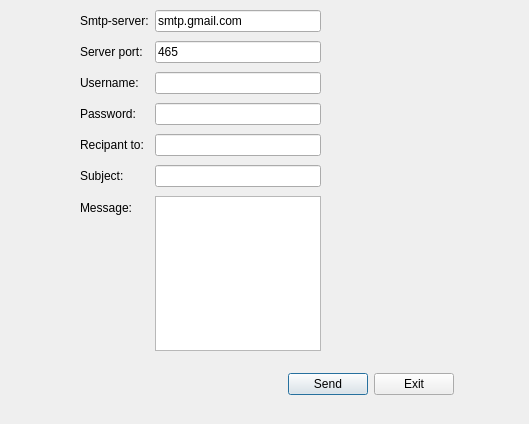
<?xml version="1.0" encoding="UTF-8"?>
<ui version="4.0">
 <class>mail</class>
 <widget class="QDialog" name="mail">
  <property name="geometry">
   <rect>
    <x>0</x>
    <y>0</y>
    <width>529</width>
    <height>424</height>
   </rect>
  </property>
  <property name="windowTitle">
   <string>Dialog</string>
  </property>
  <property name="styleSheet">
   <string notr="true">background-image: url(:/new/image/background-smh-avion.jpg);
background-image: url(:/new/image/background-smh-avion.jpg.jpg);</string>
  </property>
  <widget class="QWidget" name="layoutWidget_4">
   <property name="geometry">
    <rect>
     <x>250</x>
     <y>370</y>
     <width>204</width>
     <height>28</height>
    </rect>
   </property>
   <layout class="QHBoxLayout" name="horizontalLayout_3">
    <item>
     <spacer name="horizontalSpacer">
      <property name="orientation">
       <enum>Qt::Horizontal</enum>
      </property>
      <property name="sizeHint" stdset="0">
       <size>
        <width>40</width>
        <height>20</height>
       </size>
      </property>
     </spacer>
    </item>
    <item>
     <widget class="QPushButton" name="sendBtn">
      <property name="text">
       <string>Send</string>
      </property>
     </widget>
    </item>
    <item>
     <widget class="QPushButton" name="exitBtn">
      <property name="text">
       <string>Exit</string>
      </property>
     </widget>
    </item>
   </layout>
  </widget>
  <widget class="QWidget" name="layoutWidget_3">
   <property name="geometry">
    <rect>
     <x>80</x>
     <y>10</y>
     <width>241</width>
     <height>341</height>
    </rect>
   </property>
   <layout class="QFormLayout" name="formLayout">
    <property name="fieldGrowthPolicy">
     <enum>QFormLayout::ExpandingFieldsGrow</enum>
    </property>
    <property name="rowWrapPolicy">
     <enum>QFormLayout::WrapLongRows</enum>
    </property>
    <property name="verticalSpacing">
     <number>9</number>
    </property>
    <item row="0" column="0">
     <widget class="QLabel" name="label_28">
      <property name="text">
       <string>Smtp-server:</string>
      </property>
     </widget>
    </item>
    <item row="1" column="0">
     <widget class="QLabel" name="label_29">
      <property name="text">
       <string>Server port:</string>
      </property>
     </widget>
    </item>
    <item row="2" column="0">
     <widget class="QLabel" name="label_30">
      <property name="text">
       <string>Username:</string>
      </property>
     </widget>
    </item>
    <item row="3" column="0">
     <widget class="QLabel" name="label_31">
      <property name="text">
       <string>Password:</string>
      </property>
     </widget>
    </item>
    <item row="4" column="0">
     <widget class="QLabel" name="label_32">
      <property name="text">
       <string>Recipant to:</string>
      </property>
     </widget>
    </item>
    <item row="5" column="0">
     <widget class="QLabel" name="label_33">
      <property name="text">
       <string>Subject:</string>
      </property>
     </widget>
    </item>
    <item row="6" column="0">
     <widget class="QLabel" name="label_34">
      <property name="text">
       <string>Message:</string>
      </property>
     </widget>
    </item>
    <item row="0" column="1">
     <widget class="QLineEdit" name="server">
      <property name="text">
       <string>smtp.gmail.com</string>
      </property>
     </widget>
    </item>
    <item row="1" column="1">
     <widget class="QLineEdit" name="port">
      <property name="text">
       <string>465</string>
      </property>
     </widget>
    </item>
    <item row="2" column="1">
     <widget class="QLineEdit" name="uname"/>
    </item>
    <item row="3" column="1">
     <widget class="QLineEdit" name="paswd">
      <property name="inputMask">
       <string/>
      </property>
      <property name="echoMode">
       <enum>QLineEdit::Password</enum>
      </property>
     </widget>
    </item>
    <item row="4" column="1">
     <widget class="QLineEdit" name="rcpt"/>
    </item>
    <item row="5" column="1">
     <widget class="QLineEdit" name="subject"/>
    </item>
    <item row="6" column="1">
     <widget class="QPlainTextEdit" name="msg"/>
    </item>
   </layout>
  </widget>
 </widget>
 <resources/>
 <connections/>
</ui>
